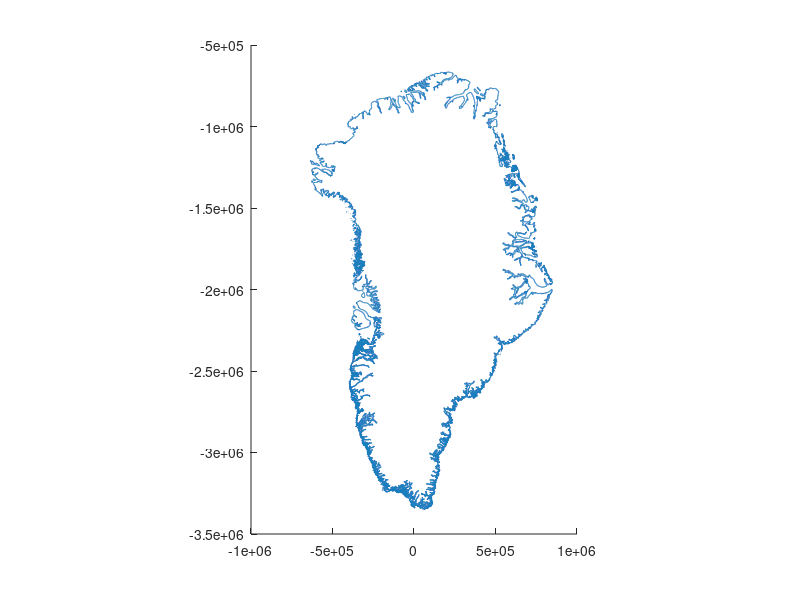

Write the MATLAB code that produced this figure.
function h = greenland(varargin) 
% greenland plots a coastline of Greenland as a line or patch object. 
% 
%% Syntax
% 
%  greenland
%  greenland(LineSpec)
%  greenland(...,'PropertyName',PropertyValue,...) 
%  greenland(...,'km') 
%  greenland(...,'patch') 
%  greenland(...,'meridian',meridian') 
%  h = greenland(...) 
%
%% Description 
% 
% greenland plots an outline of Greenland in north polar stereographic meters. 
% 
% greenland(LineSpec) specifies line style just like you might with the plot function. 
% 
% greenland(...,'PropertyName',PropertyValue,...) specifies any number of line or patch properties. 
% 
% greenland(...,'km') plots in polar stereographic kilometers rather than meters. 
% 
% greenland(...,'patch') plots Greenland as a filled patch object. 
% 
% greenland(...,'meridian',meridian) specifies a meridian longitude in the 
% polar stereographic coordinate conversion. Default meridian is -45. 
% 
% h = greenland(...) returns a handle h of the plotted object. 
% 
%% Citing these tools 
% This function is built on Antarctic Mapping Tools for Matlab. If it's useful for you,
% please cite our paper: 
% 
% Greene, C. A., Gwyther, D. E., & Blankenship, D. D. Antarctic Mapping Tools for Matlab. 
% Computers & Geosciences. 104 (2017) pp.151-157. 
% http://dx.doi.org/10.1016/j.cageo.2016.08.003
% 
% @article{amt,
%   title={{Antarctic Mapping Tools for \textsc{Matlab}}},
%   author={Greene, Chad A and Gwyther, David E and Blankenship, Donald D},
%   journal={Computers \& Geosciences},
%   year={2017},
%   volume={104},
%   pages={151--157},
%   publisher={Elsevier}, 
%   doi={10.1016/j.cageo.2016.08.003}, 
%   url={http://www.sciencedirect.com/science/article/pii/S0098300416302163}
% }
%   
%% Author Info
% This function was written by Chad A. Greene of the University of Texas Institute
% for Geophysics (UTIG). 
% 
% See also arcticborders and plotpsn. 


%% Parse inputs

% Set defaults: 
plotkm = false;    % by default, plot in meters 
patchplot = false; % Plot line by default. 
meridian = -45;

if nargin > 0
    tmp = strcmpi(varargin,'km'); 
    if any(tmp)
        plotkm = true; 
        varargin = varargin(~tmp); 
    end
    
    tmp = strcmpi(varargin,'patch'); 
    if any(tmp)
        patchplot = true; 
        varargin = varargin(~tmp); 
    end
   
   tmp = strcmpi(varargin,'meridian'); 
   if any(tmp)
      meridian = varargin{find(tmp)+1}; 
      assert(isscalar(meridian),'Error: meridian must be a scalar longitude.') 
      tmp(find(tmp)+1) = true; 
      varargin = varargin(~tmp); 
   end
end

%% Load data

B = load('greenland_coast.mat'); 

% Unproject and reproject if necessary: 
if meridian~=-45
   [lat,lon] = psn2ll(B.xx,B.yy); 
   [B.xx,B.yy] = ll2psn(lat,lon,'meridian',meridian); 
end
   
%% Get initial conditions 

da = daspect; 
da = [1 1 da(3)]; 
hld = ishold; 
hold on
ax = axis; 
if isequal(ax,[0 1 0 1])
    NewMap = true; 
else
    NewMap = false; 
end

%% Plot

if patchplot
   
      xk = B.xx'; 
      yk = B.yy'; 
      
      if plotkm
         xk = xk/1000; 
         yk = yk/1000; 
      end

      nanz = [0,find(isnan(xk))];

      for kk = 1:length(nanz)-1
         h(kk) = patch(xk(nanz(kk)+1:nanz(kk+1)-1),yk(nanz(kk)+1:nanz(kk+1)-1),.5*[1 1 1],varargin{:}); 
      end
else
   if plotkm
      h = plot(B.xx/1000,B.yy/1000,varargin{:}); 
   else
      h = plot(B.xx,B.yy,varargin{:}); 
   end
end

%% Put things back the way we found them: 

daspect(da)

if ~hld
   hold off
end

if ~NewMap
    axis(ax)
end

%% Clean up: 

if nargout==0
    clear h
end
